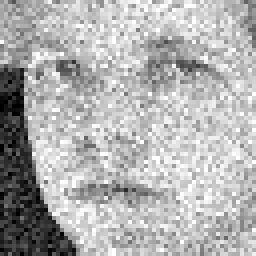
#> input picture Task Puliti/secondaparte/images/image-noise01-1-6.png, 64 x 64 px, given in place of image-original-21-8.png, which was not available (shown 4 times larger)
$ jupyter execute --allow-errors task5_secondaparte.ipynb   (text cells are left out)
#> lines starting #> are read from the running program, lines starting #| are printed output that depends on the picture
[cell 1]
from ipynb.fs.full.functions_secondaparte import *
import numpy as np
import numpy as np
from operator import itemgetter

from PIL import Image
from numpy import asarray
from scipy.stats import skew

# load and display an image with Matplotlib
from matplotlib import image
from matplotlib import pyplot
import matplotlib.pyplot as plt
import json
import operator

[cell 2]
def truncate(number: float, digits: int) -> float:
    pow10 = 10 ** digits
    return number * pow10 // 1 / pow10

[cell 3]
directory = './outputfilesecondaparte/latent/'

#imageName = './secondaparte/otherImages/livio.png'
imageName = './secondaparte/images/image-original-21-8.png'

#> (the rest of this cell did not finish here and is left out)

[cell 4]
inputImage = Image.open(imageName).convert('L')
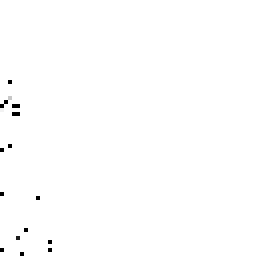
#> inputImage: PIL image 64x64 L (shown 4 times larger); min 0, max 255, mean 253.9

inputImage = inputImage.resize((64, 64))

plt.imshow(inputImage, cmap='gray')
plt.axis('off')
plt.title('Immagine in input')

plt.show()


$ run again, on Task Puliti/secondaparte/images/image-noise01-12-1.png
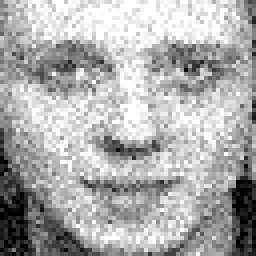
#> input picture Task Puliti/secondaparte/images/image-noise01-12-1.png, 64 x 64 px, given in place of image-original-21-8.png, which was not available (shown 4 times larger)
#> `inputImage = Image.open(imageName).convert('L')`:
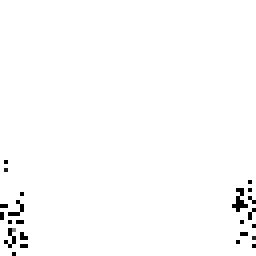
#> inputImage: PIL image 64x64 L (shown 4 times larger); min 0, max 255, mean 251.7

$ run again, on Task Puliti/secondaparte/images/image-noise01-14-3.png
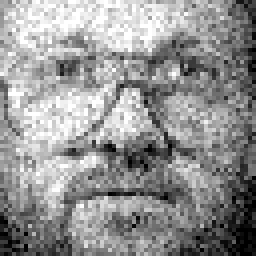
#> input picture Task Puliti/secondaparte/images/image-noise01-14-3.png, 64 x 64 px, given in place of image-original-21-8.png, which was not available (shown 4 times larger)
#> `inputImage = Image.open(imageName).convert('L')`:
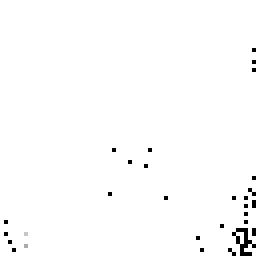
#> inputImage: PIL image 64x64 L (shown 4 times larger); min 0, max 255, mean 252
